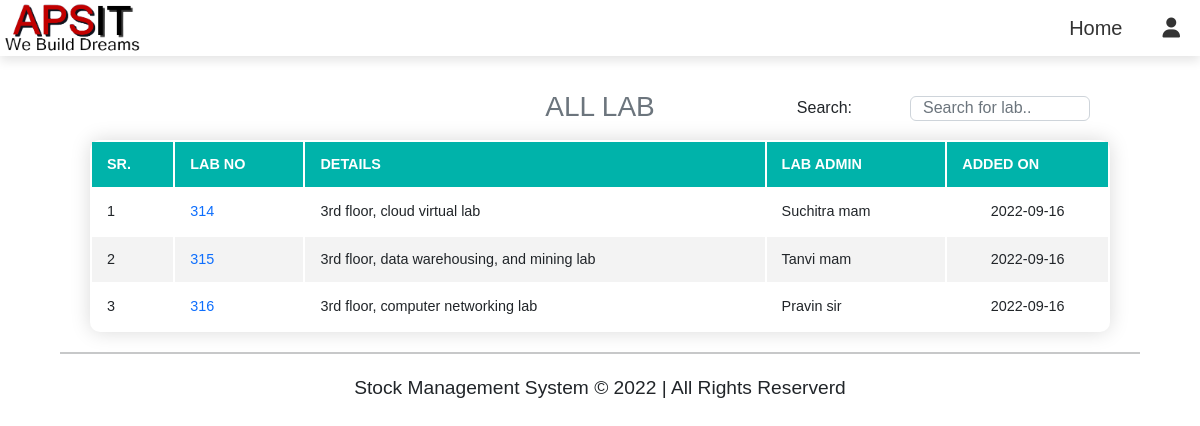
/lab_faculty.php, run on an earlier commit of the app's database.
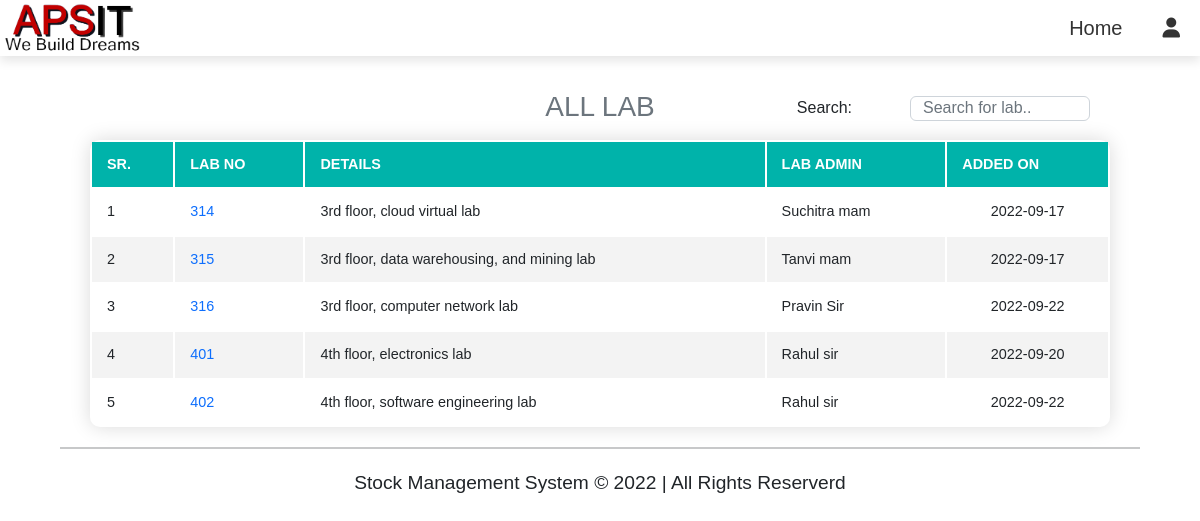
And on a later commit of the database.
### tables this page shows
CREATE TABLE `lab` (
  `lab_id` int(11) NOT NULL,
  `lab_no` int(11) NOT NULL,
  `lab_detail` varchar(255) NOT NULL,
  `lab_admin` varchar(50) NOT NULL,
  `pcquantity` int(11) NOT NULL,
  `role` int(11) NOT NULL DEFAULT 0,
  `added_on` date NOT NULL
);

### lab_faculty.php (the view, shortened to what this page needs)
<?php
require_once 'db_connect.php';
require_once 'include/header_faculty.php'
?>
<h3 class="text-muted text-center" style="margin-bottom: 10px;">ALL LAB</h3>
<div class="mb-3">
    <input type="text" class="form-control lab-search" id="search" onkeyup="tableSearch()"
        placeholder="Search for lab.." style="width: 15%; height: 25px; float: right; margin: -38px 110px 5px 3px;">
    <label class="form-label search-label" style="float: right; margin: -38px 348px 5px 1px;">Search: </label>
</div>
<table class="content-table" id="tableData" style="border-collapse: separate;">
    <thead>
        <tr>
            <th>SR.</th>
            <th>LAB NO</th>
            <th>DETAILS</th>
            <th>LAB ADMIN</th>
            <th>ADDED ON</th>
        </tr>
    </thead>
    <tbody>
        <?php
        $sql1 = "SELECT * FROM `lab` WHERE `role` <> '1'";
        $sql_run1 = mysqli_query($conn, $sql1);
        $i = 1;
        if (mysqli_num_rows($sql_run1) > 0) {
            foreach ($sql_run1 as $lab) {
        ?>
        <tr>
            <td><?= $i ?></td>
            <td><?php echo "<a href='actions/display_lab.php?lab_no=$lab[lab_no]'>"; ?>
                <?= $lab['lab_no'] ?></td>
            <td><?= $lab['lab_detail'] ?></td>
            <td><?= $lab['lab_admin'] ?></td>
            <td style="padding: 8px; text-align: center;"><?= $lab['added_on'] ?></td>
        </tr>
        <?php
                $i++;
            }
        }
        ?>
    </tbody>
</table>
<hr style="margin: auto; width: 90%;">
<?php
include 'include/footer.php';
?>
</body>
</html>

What changed in the data, as far as the page shows it:
removed lab: lab_no "316", lab_detail "3rd floor, computer networking lab", lab_admin "Pravin sir", added_on "2022-09-16"
changed lab "3rd floor, cloud virtual lab": added_on "2022-09-16" → "2022-09-17"
changed lab "3rd floor, data warehousing, and mining lab": added_on "2022-09-16" → "2022-09-17"
added lab: lab_no "316", lab_detail "3rd floor, computer network lab", lab_admin "Pravin Sir", added_on "2022-09-22"
added lab: lab_no "401", lab_detail "4th floor, electronics lab", lab_admin "Rahul sir", added_on "2022-09-20"
added lab: lab_no "402", lab_detail "4th floor, software engineering lab", lab_admin "Rahul sir", added_on "2022-09-22"
